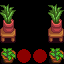

Rendered tile map (Tiled .tmx) drawn with the repository's tilesets; below, a short description and the map source with its tile grids summarised:
An orthogonal 4x4 tile map with 16x16 px tiles, 4 tile layers (Back2, Buildings, Paths, Front), 2 tilesets.

<map version="1.10" tiledversion="1.11.0" orientation="orthogonal" renderorder="right-down" width="4" height="4" tilewidth="16" tileheight="16" infinite="0" nextlayerid="9" nextobjectid="3">
 <tileset firstgid="1" name="spring_outdoorsTileSheet" tilewidth="16" tileheight="16" tilecount="1975" columns="25">
  <image source=".spring_outdoorsTileSheet.png" width="400" height="1264" />
 </tileset>
 <tileset firstgid="1976" name="Paths" tilewidth="16" tileheight="16" tilecount="64" columns="4">
  <image source=".paths.png" width="64" height="256" />
 </tileset>
 <layer id="8" name="Back2" width="4" height="4">
  <data>[16 cells, 0 non-empty, 0 distinct tile ids]</data>
 </layer>
 <objectgroup id="7" name="Back2" />
 <layer id="1" name="Buildings" width="4" height="4">
  <data>[16 cells, 4 non-empty, 2 distinct tile ids]</data>
 </layer>
 <objectgroup id="2" name="Buildings" />
 <layer id="6" name="Paths" width="4" height="4">
  <data>[16 cells, 2 non-empty, 1 distinct tile ids]</data>
 </layer>
 <objectgroup id="5" name="Paths" />
 <layer id="3" name="Front" width="4" height="4">
  <data>[16 cells, 4 non-empty, 2 distinct tile ids]</data>
 </layer>
 <objectgroup id="4" name="Front" />
</map>
